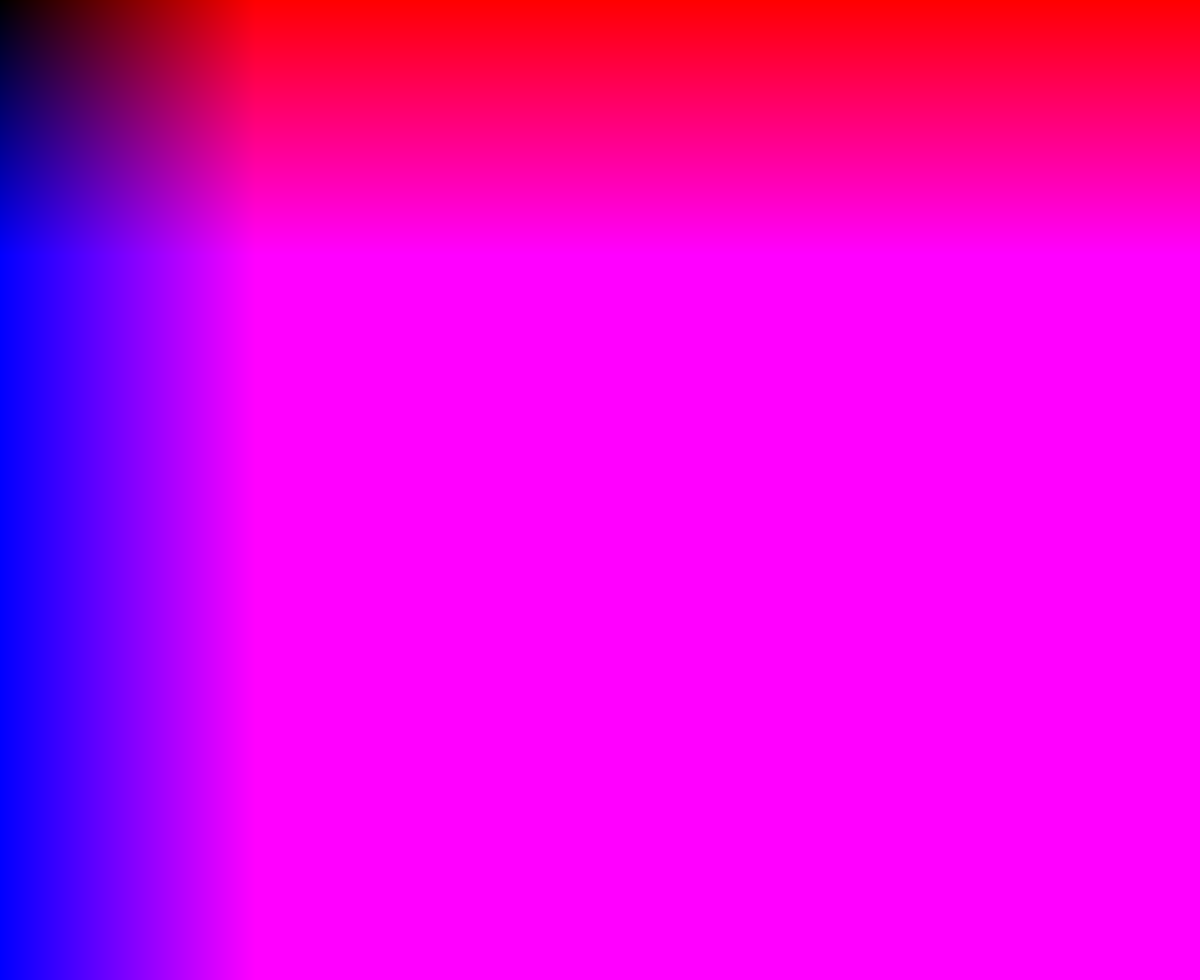
Frame 1 (no input)
Frame 60 (the mouse pressed at the canvas centre just before this capture): identical to frame 1, image omitted
Frame 120 (the mouse held since frame 60 and released just before this capture): identical to frame 1, image omitted

The Processing sketch that drew this single still picture (run headless with seeded random() and noise(); from frame 60 on, the mouse is pressed at the canvas centre):

// Processing sketch: gradient
// ── gradient.pde
void setup(){
  size(1200, 980);
}

void draw(){
  background(51);
  loadPixels();
  for(int x = 0; x < width; x++){
    for(int y = 0; y < height; y++){
      int i = x + y * width;
      pixels[i] = color(x,0,y);
    }
  }
  updatePixels();
}
